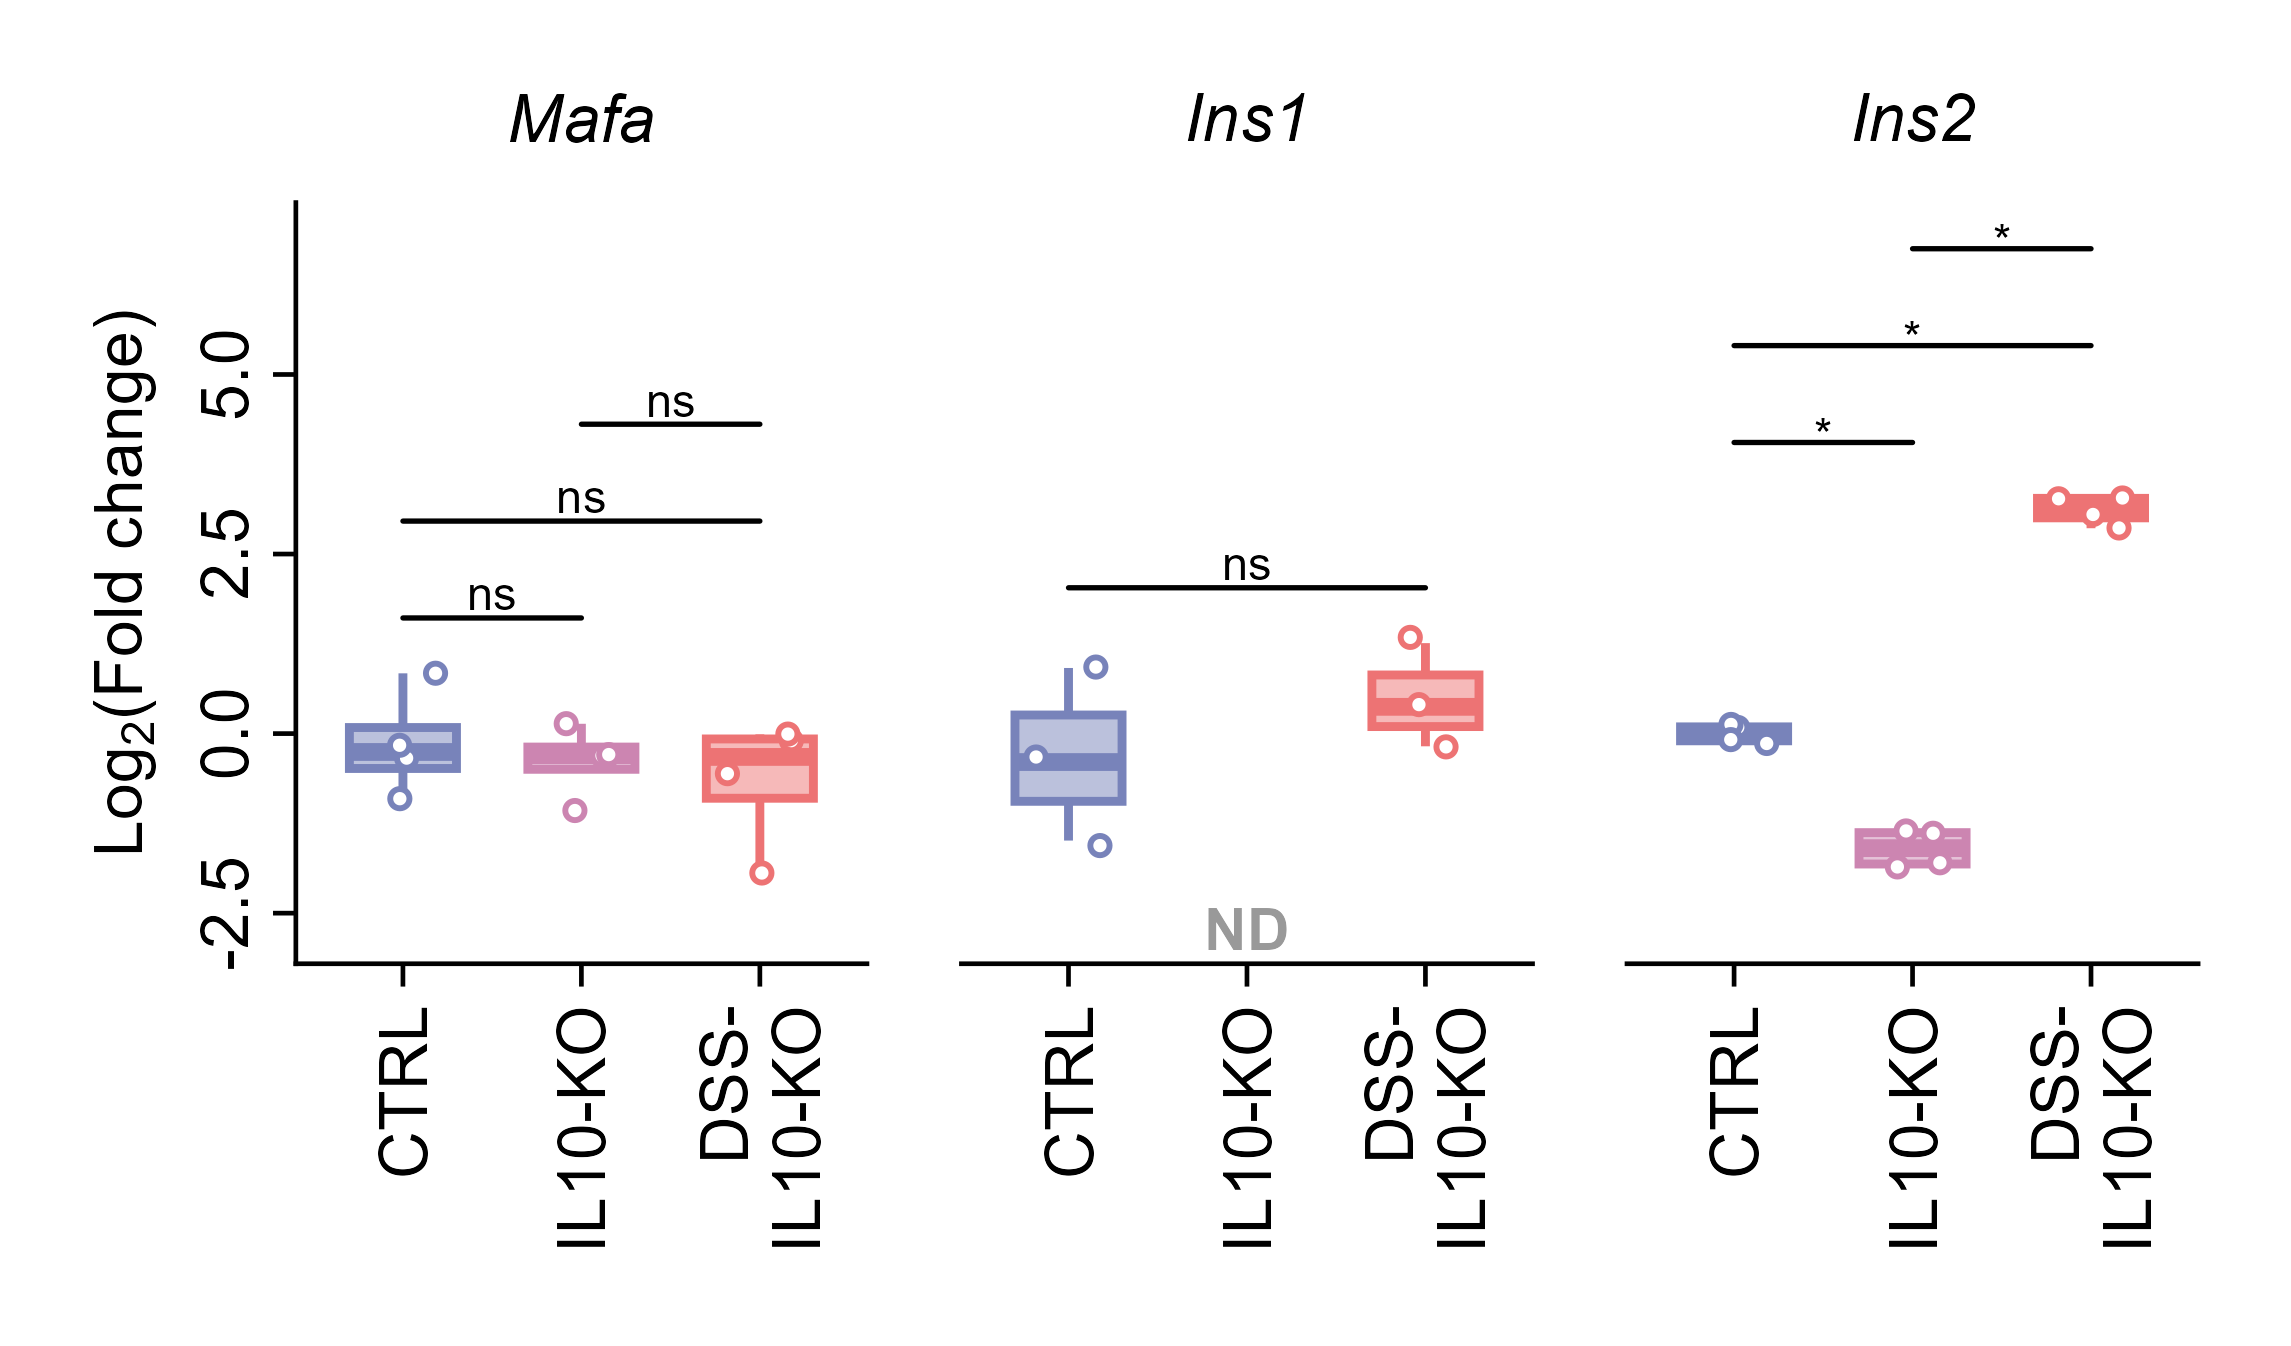

The script that saved this image:
# ============================================================
# Pancreatic β-Cell Gene Expression Analysis - Fig 2e
# SEPARATED PLOTS with Fig_1c theme - COMBINED EXPORT ONLY
# Revised for Diabetologia Journal Submission
# Log2(Fold-change) relative to CTRL baseline
# Genes: Mafa, Ins1, Ins2 (Glp1r excluded - all CTRL ND)
# Three groups: CTRL, IL10-KO, DSS-IL10-KO
# Statistical method: Wilcoxon rank-sum, BH correction within gene
# Plot labels (p.adj.signif) consistent with exported CSV
# ============================================================

# 0) Clear workspace and set working directory
rm(list = ls())
# Set the working directory to this script's own folder before running
# (e.g. in RStudio: Session > Set Working Directory > To Source File Location)

# 1) Load required libraries
library(ggplot2)
library(readr)
library(dplyr)
library(ggpubr)
library(rstatix)
library(tidyr)
library(patchwork)

# 2) Define Diabetologia colour palette
diabetologia_colors <- c(
  "CTRL"        = rgb(120, 131, 186, maxColorValue = 255),
  "IL10-KO"     = rgb(204, 133, 177, maxColorValue = 255),
  "DSS-IL10-KO" = rgb(237, 115, 116, maxColorValue = 255)
)

# 3) Define β-cell genes and all pairwise comparisons
beta_cell_genes <- c("Mafa", "Ins1", "Ins2")

my_comparisons <- list(
  c("CTRL", "IL10-KO"),
  c("CTRL", "DSS-IL10-KO"),
  c("IL10-KO", "DSS-IL10-KO")
)

z_order <- c("CTRL", "IL10-KO", "DSS-IL10-KO")

# ============================================================
# 4) Import pancreas gene expression data
# ============================================================
cat("\n=== LOADING PANCREAS GENE EXPRESSION DATA ===\n")
dat <- read_csv("Fig_2ef_Pancreas_FoldChange_Data.csv")

dat <- dat %>%
  filter(Gene %in% beta_cell_genes) %>%
  filter(!is.na(Log2_Fold_Change))

dat$Group <- factor(dat$Group, levels = z_order)
dat$Gene  <- factor(dat$Gene,  levels = beta_cell_genes)

cat("\n=== DATA STRUCTURE FOR β-CELL GENES ===\n")
print(head(dat, 15))
cat("\nTotal observations:", nrow(dat), "\n")
cat("\nSample sizes per gene per group:\n")
print(table(dat$Gene, dat$Group))

# Real data for statistics (before dummy rows are added)
dat_real <- dat %>% filter(!is.na(Log2_Fold_Change))

# ============================================================
# 5) Add dummy NA rows for Ins1 IL10-KO if ND
#    (ensures IL10-KO appears on x-axis without plotted points)
# ============================================================
ins1_il10ko_count <- sum(dat_real$Gene == "Ins1" & dat_real$Group == "IL10-KO")

if (ins1_il10ko_count == 0) {
  cat("\n\u26a0 Ins1 IL10-KO is ND \u2014 adding NA placeholder for x-axis display\n")
  dummy_rows <- data.frame(
    Gene             = factor("Ins1", levels = beta_cell_genes),
    Group            = factor("IL10-KO", levels = z_order),
    Log2_Fold_Change = NA_real_,
    Sample           = paste0("IL10-KO_dummy_", 1:4)
  )
  dat <- bind_rows(dat, dummy_rows)
  dat$Gene  <- factor(dat$Gene,  levels = beta_cell_genes)
  dat$Group <- factor(dat$Group, levels = z_order)
}

# ============================================================
# 6) Calculate shared y-axis limits
# ============================================================
y_min    <- min(dat_real$Log2_Fold_Change, na.rm = TRUE)
y_max    <- max(dat_real$Log2_Fold_Change, na.rm = TRUE)
y_buffer <- (y_max - y_min) * 0.15
y_limits <- c(y_min - y_buffer, (y_max + y_buffer) * 1.7)
y_range  <- diff(y_limits)
cat("\nShared Y-axis limits:", round(y_limits, 2), "\n")

# ============================================================
# 7) STATISTICAL ANALYSIS — run BEFORE plot
#    Wilcoxon rank-sum test; BH correction within each gene
#    droplevels() prevents wilcox_test error on empty factor levels
#    Same results used for both plot labels and CSV export
# ============================================================
cat("\n=== PERFORMING STATISTICAL ANALYSIS ===\n")
cat("Method: Wilcoxon rank-sum test (independent samples)\n")
cat("Correction: Benjamini-Hochberg applied within each gene\n\n")

posthoc_result_list <- list()

for (gene in beta_cell_genes) {
  dat_gene <- dat_real %>%
    filter(Gene == gene) %>%
    mutate(Group = droplevels(Group))   # Remove empty factor levels
  
  il10ko_n <- sum(dat_gene$Group == "IL10-KO")
  
  comparisons_gene <- if (gene == "Ins1" && il10ko_n == 0) {
    cat("  Ins1: Using only CTRL vs DSS-IL10-KO (IL10-KO ND)\n")
    list(c("CTRL", "DSS-IL10-KO"))
  } else {
    my_comparisons
  }
  
  if (nrow(dat_gene) > 0) {
    posthoc_gene <- dat_gene %>%
      wilcox_test(Log2_Fold_Change ~ Group,
                  comparisons = comparisons_gene) %>%
      mutate(Gene = gene)
    posthoc_result_list[[gene]] <- posthoc_gene
  }
}

# BH correction within each gene, then add significance labels
posthoc_result <- bind_rows(posthoc_result_list) %>%
  group_by(Gene) %>%
  adjust_pvalue(method = "BH") %>%
  add_significance("p.adj") %>%
  mutate(
    p            = signif(p, 3),
    p.adj        = signif(p.adj, 3),
    Test_Method  = "Wilcoxon rank-sum",      # ← added
    p_adj_method = "Benjamini-Hochberg"      # ← added
  ) %>%
  ungroup()

cat("\n=== Statistical Results (Wilcoxon, BH-corrected within gene) ===\n")
print(posthoc_result %>%
        select(Gene, group1, group2, n1, n2, statistic,
               Test_Method, p, p_adj_method, p.adj, p.adj.signif))

write.csv(
  posthoc_result %>%
    select(Gene, group1, group2, n1, n2, statistic,
           Test_Method, p, p_adj_method, p.adj, p.adj.signif),   # ← updated
  file      = "Fig_2e_Posthoc_Beta_Cell_Genes.csv",
  row.names = FALSE
)
cat("\u2713 Statistical results exported to Fig_2e_Posthoc_Beta_Cell_Genes.csv\n")


# ============================================================
# 8) GENERATE INDIVIDUAL PLOTS
#    Significance brackets use p.adj.signif from posthoc_result
#    via stat_pvalue_manual() — consistent with CSV export
#    Bracket order matches my_comparisons via factor-level sort
# ============================================================
cat("\n=== GENERATING INDIVIDUAL PLOTS ===\n")

plot_list  <- list()
gene_index <- 0

for (gene_name in beta_cell_genes) {
  gene_index <- gene_index + 1
  cat("Creating plot for:", gene_name, "\n")
  
  dat_gene      <- dat %>% filter(Gene == gene_name)
  il10ko_count  <- sum(!is.na(dat_gene$Log2_Fold_Change[dat_gene$Group == "IL10-KO"]))
  show_nd_label <- (gene_name == "Ins1" && il10ko_count == 0)
  show_y_axis   <- (gene_index == 1)
  
  y_title <- if (show_y_axis) expression(paste("Log"[2], "(Fold change)")) else NULL
  
  # Retrieve BH-corrected stats for this gene
  gene_stats <- posthoc_result %>% filter(Gene == gene_name)
  n_brackets <- nrow(gene_stats)
  
  if (n_brackets > 0) {
    gene_data_max  <- max(dat_real$Log2_Fold_Change[dat_real$Gene == gene_name],
                          na.rm = TRUE)
    bracket_start  <- gene_data_max + y_range * 0.08
    bracket_height <- y_range * 0.14
    
    # Sort by z_order factor levels (not alphabetically) to match my_comparisons
    gene_stats <- gene_stats %>%
      mutate(
        group1 = factor(group1, levels = z_order),
        group2 = factor(group2, levels = z_order)
      ) %>%
      arrange(group1, group2) %>%
      mutate(
        group1     = as.character(group1),   # Restore to character for stat_pvalue_manual
        group2     = as.character(group2),
        y.position = bracket_start + (seq_len(n()) - 1) * bracket_height
      )
  }
  
  # Build boxplot
  p <- ggboxplot(
    dat_gene,
    x = "Group", y = "Log2_Fold_Change",
    color = "Group", fill = "Group",
    alpha = 0.5, add = "jitter",
    add.params = list(color = "Group", shape = 21,
                      fill = "white", size = 0.75),
    palette       = diabetologia_colors,
    outlier.shape = NA,
    width         = 0.6
  ) +
    labs(y = y_title, x = NULL,
         title = bquote(italic(.(gene_name)))) +
    ylim(y_limits[1], y_limits[2]) +
    scale_x_discrete(labels = c("CTRL"        = "CTRL",
                                "IL10-KO"     = "IL10-KO",
                                "DSS-IL10-KO" = "DSS-\nIL10-KO")) +
    theme_classic() +
    theme(
      legend.position  = "none",
      strip.background = element_blank(),
      axis.title       = element_text(size = 8),
      axis.title.x     = element_blank(),
      axis.text.x      = element_text(size = 8, colour = "black",
                                      angle = 90, hjust = 1, vjust = 0.5),
      axis.line        = element_line(colour = "black", linewidth = 0.75 / .pt),
      axis.ticks       = element_line(colour = "black", linewidth = 0.75 / .pt),
      plot.title       = element_text(size = 8, face = "italic", hjust = 0.5),
      plot.margin      = margin(2, 2, 2, 2, "mm")
    )
  
  # Y-axis: show only on first panel (Mafa)
  if (!show_y_axis) {
    p <- p + theme(
      axis.text.y  = element_blank(),
      axis.ticks.y = element_blank(),
      axis.line.y  = element_blank()
    )
  } else {
    p <- p + theme(
      axis.text.y = element_text(size = 8, colour = "black",
                                 angle = 90, hjust = 0.5)
    )
  }
  
  # Add BH-corrected significance brackets (consistent with CSV)
  if (n_brackets > 0) {
    p <- p + stat_pvalue_manual(
      gene_stats,
      label        = "p.adj.signif",   # BH-corrected — matches CSV
      tip.length   = 0,
      size         = 2,
      bracket.size = 0.3
    )
  }
  
  # ND annotation for Ins1 IL10-KO
  if (show_nd_label) {
    p <- p + annotate(
      "text",
      x        = 2,
      y        = y_limits[1],
      label    = "ND",
      color    = "grey60",
      size     = 2.5,
      fontface = "bold"
    )
  }
  
  plot_list[[gene_name]] <- p
}

# ============================================================
# 9) Combine and export plots (combined only)
# ============================================================
cat("\n=== COMBINING AND EXPORTING PLOTS ===\n")

combined_plot <- wrap_plots(plot_list, nrow = 1, ncol = 3)

ggsave(
  filename  = "Fig_2e_Beta_Cell_Genes.png",
  plot      = combined_plot,
  scale = 1, width = 9.7, height = 5.7,
  units = "cm", dpi = 600, limitsize = FALSE
)

ggsave(
  filename  = "Fig_2e_Beta_Cell_Genes.svg",
  plot      = combined_plot,
  scale = 1, width = 9.7, height = 5.7,
  units = "cm", limitsize = FALSE
)

cat("\u2713 Combined plot saved in PNG and SVG formats\n")
print(combined_plot)

# ============================================================
# 10) Summary statistics
# ============================================================
cat("\n=== CALCULATING SUMMARY STATISTICS ===\n")

summary_stats <- dat_real %>%
  group_by(Gene, Group) %>%
  summarise(
    n           = n(),
    mean_Log2FC = round(mean(Log2_Fold_Change, na.rm = TRUE), 3),
    sd_Log2FC   = round(sd(Log2_Fold_Change,   na.rm = TRUE), 3),
    sem_Log2FC  = round(sd_Log2FC / sqrt(n), 3),
    .groups = 'drop'
  )

print(summary_stats)

write.csv(
  summary_stats,
  file      = "Fig_2e_Summary_Beta_Cell_Genes.csv",
  row.names = FALSE
)
cat("\u2713 Summary statistics exported to Fig_2e_Summary_Beta_Cell_Genes.csv\n")

# ============================================================
# 11) Summary
# ============================================================
cat("\n", rep("=", 60), "\n", sep = "")
cat("ANALYSIS COMPLETE \u2014 \u03b2-CELL GENES\n")
cat(rep("=", 60), "\n", sep = "")
cat("\nGenerated files:\n")
cat("  Figures:\n")
cat("    - Fig_2e_Beta_Cell_Genes.png (600 dpi, 12.5\u00d75.7 cm)\n")
cat("    - Fig_2e_Beta_Cell_Genes.svg (vector format)\n")
cat("  Data tables:\n")
cat("    - Fig_2e_Posthoc_Beta_Cell_Genes.csv (Wilcoxon, BH-corrected within gene)\n")
cat("    - Fig_2e_Summary_Beta_Cell_Genes.csv\n")
cat("\nKey features:\n")
cat("  \u2713 Statistics run BEFORE plot (plot labels match CSV exactly)\n")
cat("  \u2713 droplevels() prevents wilcox_test error on empty Ins1 IL10-KO level\n")
cat("  \u2713 Bracket order matches my_comparisons via z_order factor-level sort\n")
cat("  \u2713 stat_pvalue_manual() with p.adj.signif (BH-corrected)\n")
cat("  \u2713 Same y-axis limits across all genes\n")
cat("  \u2713 Y-axis title and axis only on Mafa (first panel)\n")
cat("  \u2713 Y-axis removed from Ins1 and Ins2 (panels 2 and 3)\n")
cat("  \u2713 IL10-KO shown on x-axis for Ins1 with ND label\n")
cat("  \u2713 Fig_1c theme applied consistently\n")
cat("\nNote:\n")
cat("  \u2022 Glp1r excluded (all CTRL samples ND)\n")
cat("  \u2022 Ins1 IL10-KO undetectable (0/4) \u2014 shown with ND label\n")
cat("  \u2022 Statistics for Ins1: only CTRL vs DSS-IL10-KO\n")
cat("\nStatistical approach:\n")
cat("  \u2022 Test: Wilcoxon rank-sum (independent samples, between-group)\n")
cat("  \u2022 Correction: Benjamini-Hochberg within each gene\n")
cat("  \u2022 Plot labels: p.adj.signif (BH-corrected, consistent with CSV)\n")
cat("  \u2022 Significance: *** p<0.001, ** p<0.01, * p<0.05, ns\n")
cat("  \u2022 Bracket order: CTRL/IL10-KO \u2192 CTRL/DSS-IL10-KO \u2192 IL10-KO/DSS-IL10-KO\n")
cat(rep("=", 60), "\n", sep = "")
